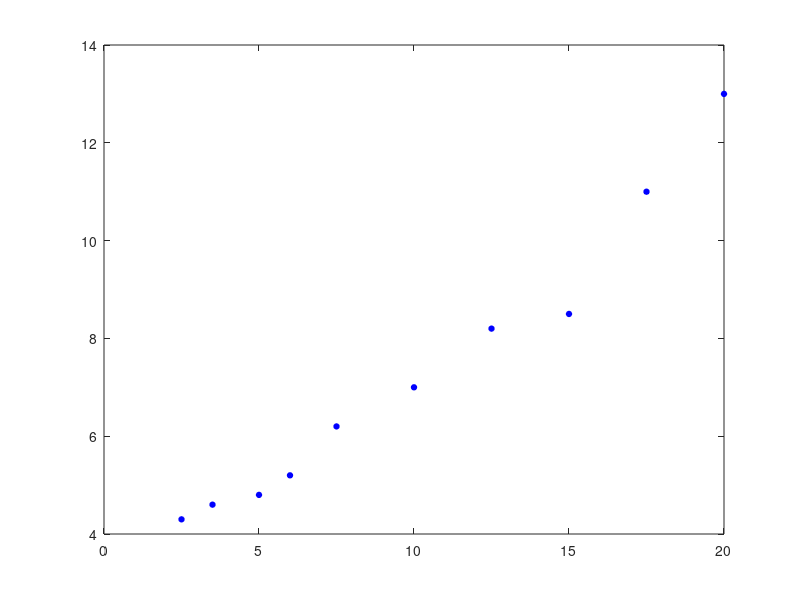

The MATLAB source for this figure:
clear all
clc
t=[2.50000000000000,3.50000000000000,5,6,7.50000000000000,10,12.5000000000000,15,17.5000000000000,20];
k=[4.30000000000000,4.60000000000000,4.80000000000000,5.20000000000000,6.20000000000000,7,8.20000000000000,8.50000000000000,11,13];
%plot(t,k,'o','MarkerSize',3,'MarkerFaceColor','r','MarkerEdgeColor','r');
y=log(k);
x=log(t);
plot(x,y,'o','MarkerSize',3,'MarkerFaceColor','b','MarkerEdgeColor','b');
A=[length(x), sum(x);sum(x),sum(x.^2)];
B=[sum(y); sum(y.*x)];
a=[A B];
X=inv(A)*B;
a_0=X(1);
a_1=X(2);

Z=exp(a_0);
E=a_1;

K=@(T) Z*T.^E;

plot(t,k,'o','MarkerSize',4,'MarkerFaceColor','b','MarkerEdgeColor','b');
hold on
bacteriasxvolumen=K(9.0)
format long
Sr=sum((k-K(t)).^2);
St=sum((k-mean(k)).^2);
r=sqrt((St-Sr)/St);
